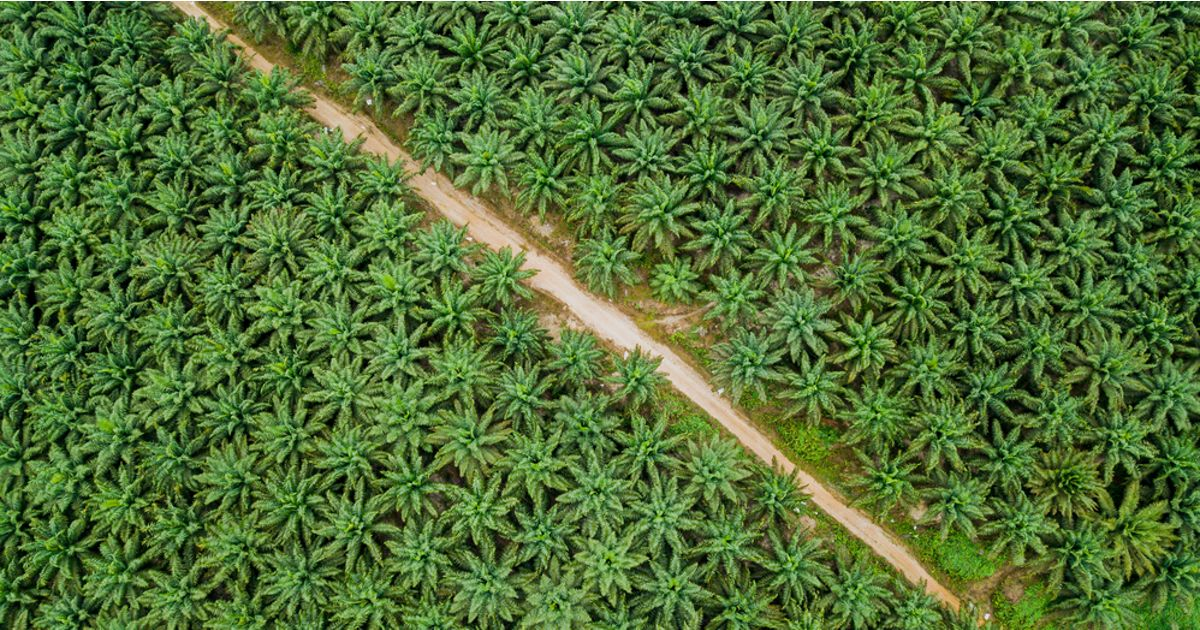
#> input picture sawit.jpg, 1200 x 630 px
$ python 'L7_Menghitung sawit2.py'
#> lines starting #> are read from the running program, lines starting #| are printed output that depends on the picture; after the words box and inside, x2 and y2 are one past the last pixel; in counts of white or black regions, pixels touching at a corner belong together
import cv2
import numpy as np

# Membaca gambar utuh untuk dicari
img_rgb = cv2.imread('sawit.jpg')
#> img_rgb is the input picture: shape (630, 1200, 3); mean B, G, R 52.1, 111.2, 81.3
img_gray = cv2.cvtColor(img_rgb, cv2.COLOR_BGR2GRAY)
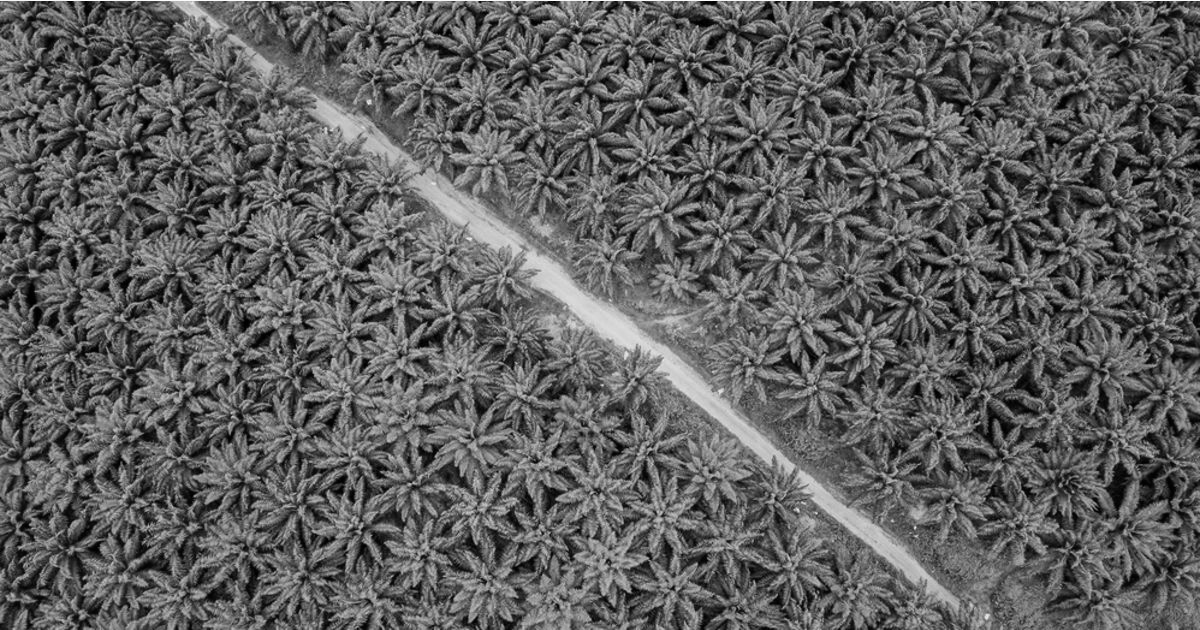
#> img_gray: shape (630, 1200); min 0, max 254, mean 95.5

# Membaca template
template = cv2.imread('sawit2.png', 0)
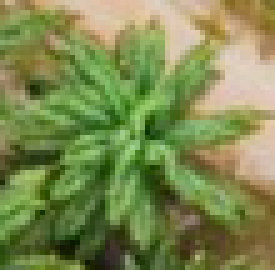
#> input picture sawit2.png, 55 x 54 px (shown 5 times larger)
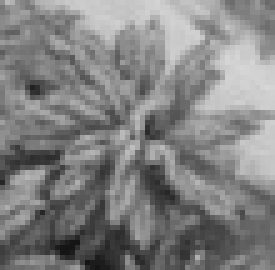
#> template: shape (54, 55) (shown 5 times larger); min 21, max 215, mean 129.5

# Ukuran template. Ukuran ini akan digunakan untuk menggambar kotak
w, h = template.shape[::-1]
#> w = 55; h = 54

# Menggunakan metode COEFF-NORMALIZED
res = cv2.matchTemplate(img_gray, template, cv2.TM_CCOEFF_NORMED)
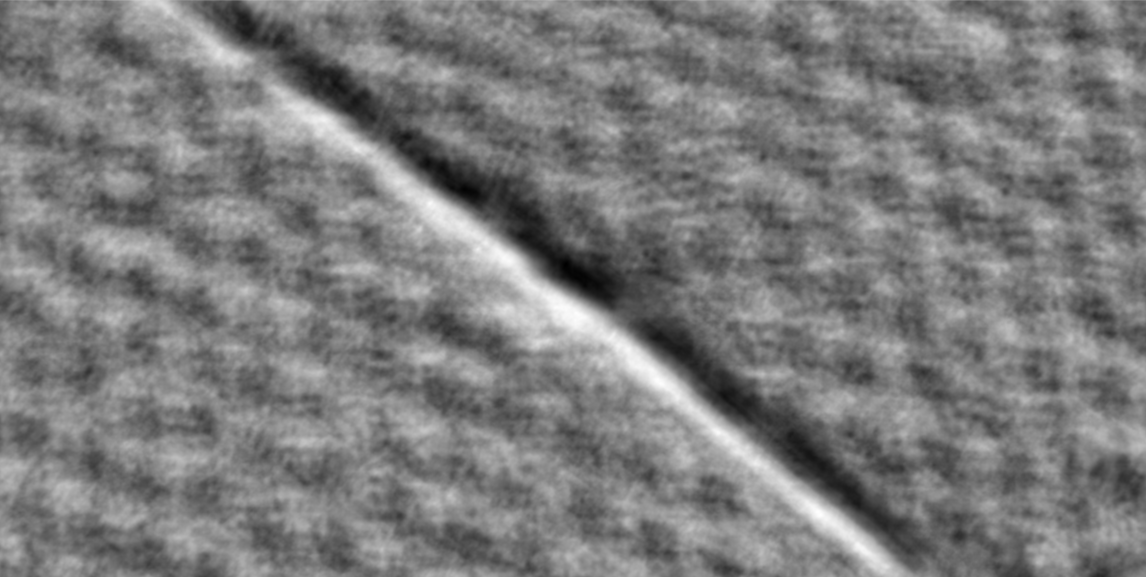
#> res: shape (577, 1146) float32; min -0.599, max 0.625, mean -0.00354; drawn with min black and max white

# Nilai threshold atau ambang batas deteksi kemiripan titik. Lakukan eksperimen dengan merubah nilai ini
threshold = 0.15
loc = np.where(res >= threshold)
#> loc = 86978 positions, rows 0 to 576, columns 0 to 1145

# Membuat array kosong untuk menyimpan lokasi-lokasi dari hasil deteksi
lspoint = []
lspoint2 = []
count = 0  # Untuk menyimpan jumlah matching yang ditemukan

for pt in zip(*loc[::-1]):
    # Jika sudah ada, skip lokasi tersebut
    if pt[0] not in lspoint and pt[1] not in lspoint2:
        # Gambar persegi warna kuning dengan ketebalan dua poin
        cv2.rectangle(img_rgb, pt, (pt[0] + w, pt[1] + h), (0, 255, 255), 2)

        for i in range(pt[0] - 9, pt[0] + 9, 1):
            # Tambahkan koordinat x ke list
            lspoint.append(i)

        for k in range(pt[1] - 9, pt[1] + 9, 1):
            # Tambahkan koordinat y ke list
            lspoint2.append(k)

        count += 1
#> this loop made 86978 passes
#> pt on passes 1 to 12: (29, 0), (30, 0), (31, 0), (32, 0), (121, 0), (122, 0), (123, 0), (124, 0), (125, 0), (126, 0), (127, 0), (128, 0)
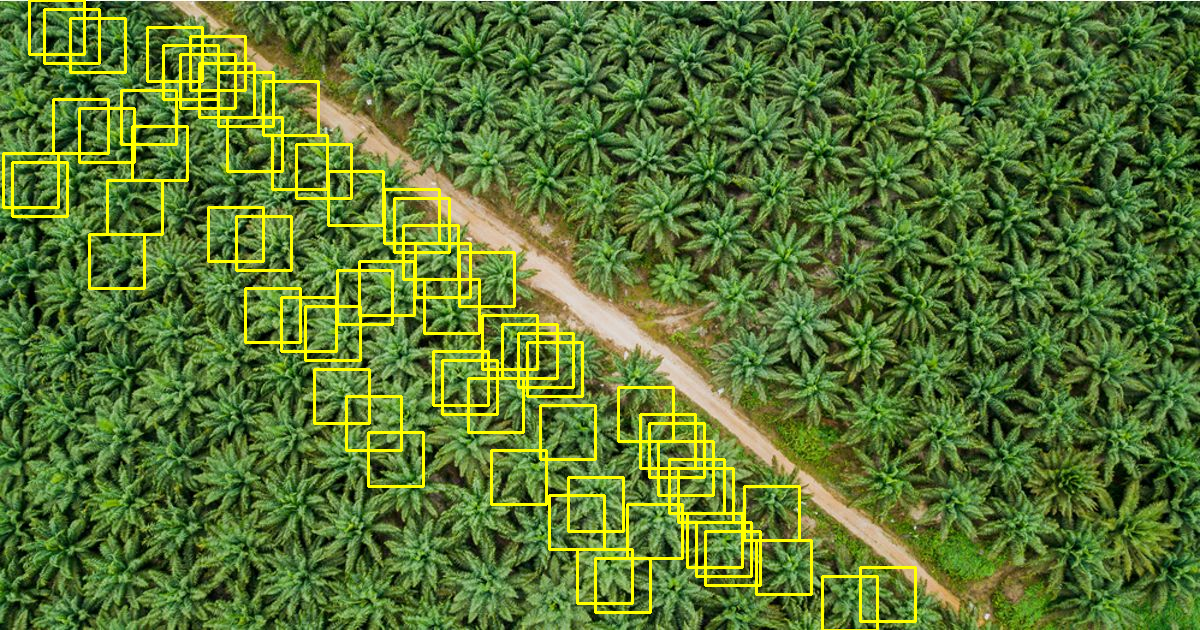
#> img_rgb: shape (630, 1200, 3); 5.14% of pixels changed, all inside (x1, y1, x2, y2) = (2, 0, 917, 630)
#> after the loop, count = 65; lspoint = 1170 values, max 868 at index 1151, min -6 at index 306, mean 387.2; lspoint2 = 1170 values, max 584 at index 1169, min -9 at index 0, mean 287.5

print("Jumlah objek ditemukan:", count)
#| Jumlah objek ditemukan: 65

# Tampilkan dengan imshow
cv2.imshow('Detected Objects', img_rgb)
cv2.waitKey(0)  # Menunggu sampai ada inputan keyboard
cv2.destroyAllWindows()  # Menutup semua window
